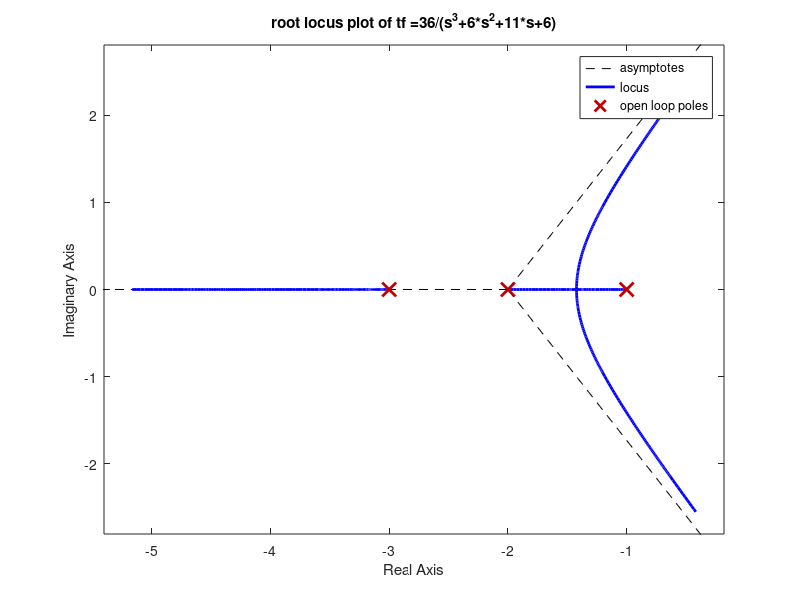
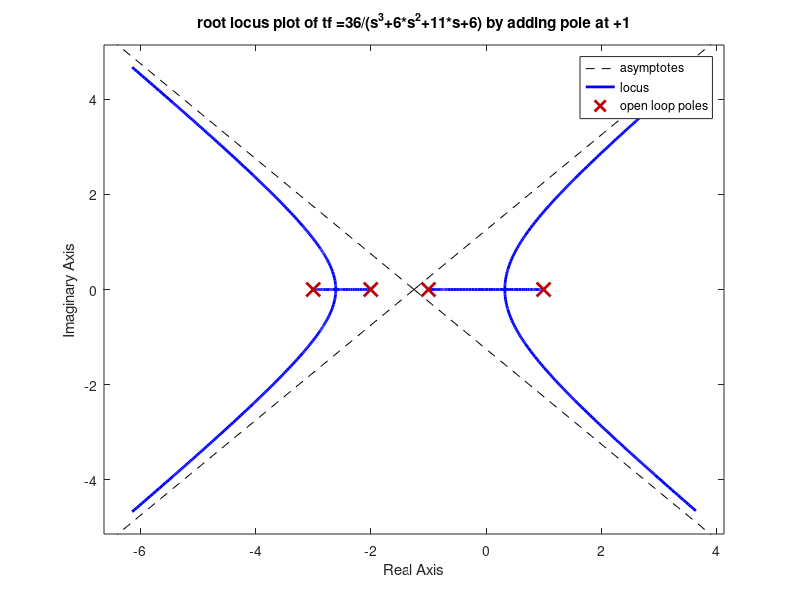
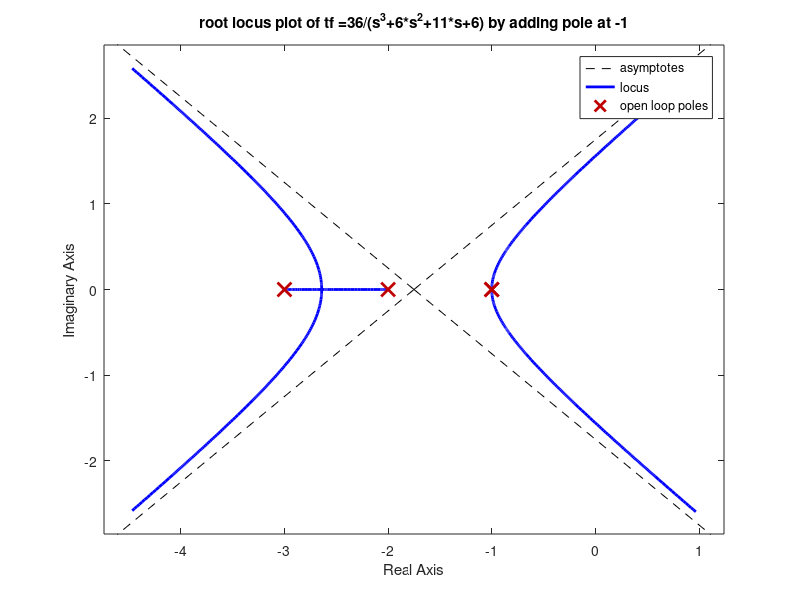
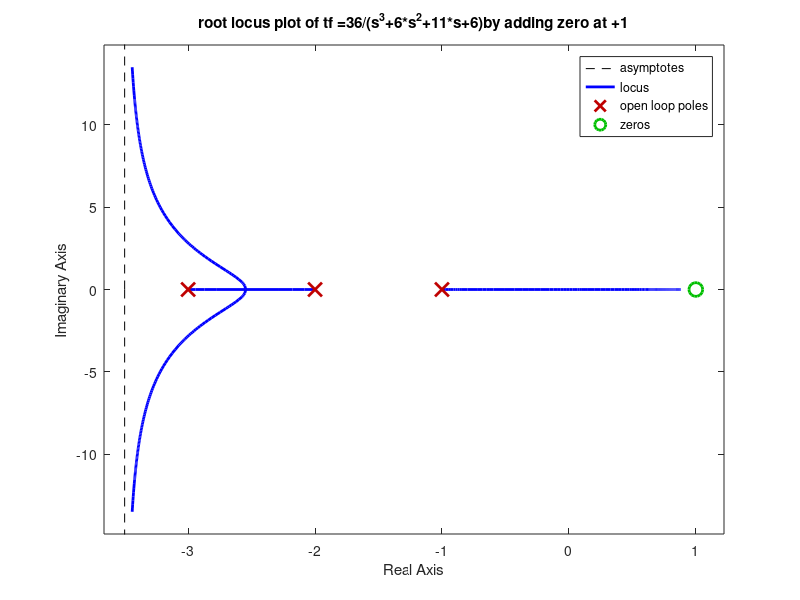

Here is the MATLAB script that generated these plots, in order:
%%effect of open loop poles and zeroes on root locus
%transfer function gh=36/(s^3+6*s^2+11*s+6)
num=[0 0 36];
den=[1 6 11 6];
sys=tf(num,den)
zpk(sys)
figure(1)
rlocus(sys);
grid;
title('root locus plot of tf =36/(s^3+6*s^2+11*s+6)');
%effect of root locus by adding pole at +1
sys1=zpk([],[-1 1 -2 -3],36)
figure(2)
rlocus(sys1);
grid;
title('root locus plot of tf =36/(s^3+6*s^2+11*s+6) by adding pole at +1');
%effect of root locus by adding pole at -1
sys2=zpk([],[-1 -1 -2 -3],36)
figure(3)
rlocus(sys2);
grid;
title('root locus plot of tf =36/(s^3+6*s^2+11*s+6) by adding pole at -1');
%effect of root locus by adding zero at +1
sys3=zpk([1],[-1 -2 -3],36)
figure(4)
rlocus(sys3);
grid;
title('root locus plot of tf =36/(s^3+6*s^2+11*s+6)by adding zero at +1');
%effect of root locus by adding zero at -1
sys4=zpk([-1],[-1 -2 -3],36)
figure(5)
rlocus(sys4);
grid;
title('root locus plot of tf=36/(s^3+6*s^2+11*s+6) by adding zero at -1');
